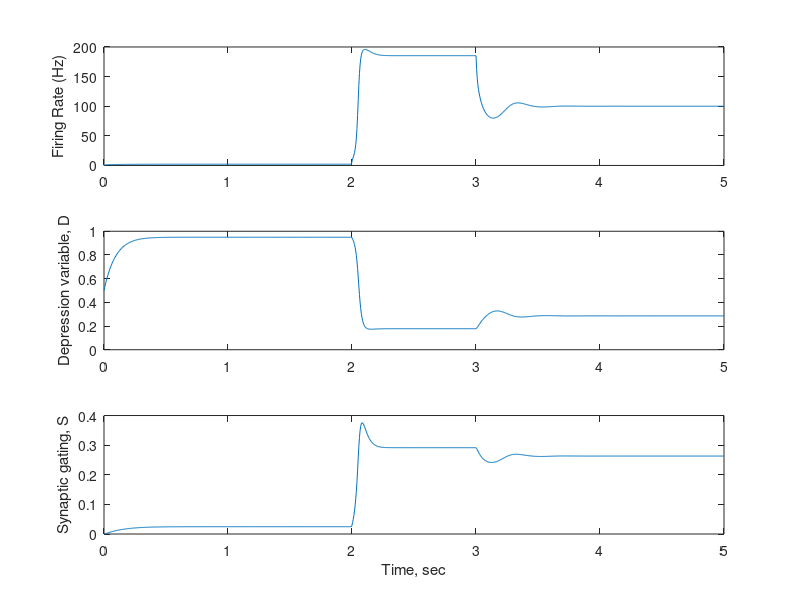

Here is the MATLAB script that generated this plot:
% recurrent.m
% Discrete short-term memory rate-model code

dt = 0.005;
tmax = 5.0;
t = 0:dt:tmax;      % Time vector

Ncells = 1;         % Number of neurons in code

Wrecurrent = 19.0;  % Strength of connection from one group to itself
Wasym = 1;          % Strength of connection from one group to another

rmax0 = 200;        % Maximum firing rate
Ith0 = 5;           % Current needed for half-maximal firing
Iwidth0 = 1;        % ow far from threshold you need to be for rate to change

taus = 0.050;       % Time constant for synapse
taud = 0.1;        % Time constant for depression
taum = 0.010;       % Time constant for change in firing rate

Iapp0 = 2;          % Applied current 
Istart = 2.0;       % Time to start applied current
Iend = 3.0;         % Time to finish appplied current

p0 = 0.25;           % Base release probability of vesicles
sfrac = 1.0;        % Maximum proportion of receptors activated by a vesicle release

r = zeros(Ncells,length(t));    % Firing rate for each cell at all time points
D = zeros(Ncells,length(t));    % Depression variable for each cell at all time points
S = zeros(Ncells,length(t));    % Synaptic gating variable for each cell at all time points
Iapp = zeros(Ncells,length(t)); % Applied current for each cell at all time points

imin = min(round(Istart/dt)+1,length(t));   % Index of time for applied current
imax = min(round(Iend/dt)+1,length(t));     % Index of time to end applied current

for i = imin:imax
    for cell = 1:Ncells             % Note in this code there is only one cell
        Iapp(cell,i) = Iapp0;       % Give the applied current between imin and imax
    end
end

W = zeros(Ncells,Ncells);           % W is the weight matrix: strength of connections
for cell1 = 1:Ncells                % Recall only one cell here, so W(1,1) is all that is used
    for cell2 = 1:Ncells
        W(cell1,cell2) = Wasym;     % Set all connections to Wasym
    end
    W(cell1,cell1) = Wrecurrent;    % This is the strength of self-connections and replaces the other value 
end

rmax = rmax0*ones(Ncells,1);        % These lines give all cells the same firing rate curves
Ith = Ith0*ones(Ncells,1);
Iwidth = Iwidth0*ones(Ncells,1);

for cell = 1: Ncells                % Set the initial conditions for each cell the same
    r(cell,1) = 0.0;
    D(cell,1) = 0.5;
    S(cell,1) = 0.0;
end

for i = 2:length(t)                                 % Now integrate through time
        
    I = S(:,i-1)*W+Iapp(:,i);                       % I depends on feedback (S*W) and applied current
                              % S(:,i-1) is the vector of synaptic gating
                              % from the previous time step for all cells
                              % This gets multiplied by the weight matrix
                              % to give total feedback current.
                                                    
    rinf = rmax./(1.+exp(-(I-Ith)/Iwidth));         % Firing rate curve gives the steady state r
    r(:,i) = rinf + (r(:,i-1)-rinf)*exp(-dt/taum);  % Update r from the previous timestep
    
    Dinf = 1./(1.+p0*r(:,i)*taud);                  % Steady state value of D for Poisson spiking
    D(:,i) = Dinf + ( D(:,i-1)-Dinf).*exp(-dt*(p0*r(:,i)+1/taud));  % Update with adjusted time constant
    
    Sinf = sfrac*p0*r(:,i).*D(:,i)*taus./(1.0+sfrac*p0*r(:,i).*D(:,i)*taus); % Steady state value of 
                              % synaptic gating vatiable assuming vesicle
                              % release at a rate p0*r*D
    S(:,i) = Sinf + ( S(:,i-1)-Sinf).*exp(-dt*(sfrac*p0*r(:,i)*D(:,i)+1/taus)); % update S with adjusted tau

end % continue to next time step


for cell = 1:Ncells 
    subplot(3,Ncells,cell)
    plot(t,r(cell,:))               % Plot rate of the cell as a function of time
    ylabel('Firing Rate (Hz)')
    subplot(3,Ncells,Ncells+cell)
    plot(t,D(cell,:))               % Plot depression variable as a function of time
    ylabel('Depression variable, D')
    subplot(3,Ncells,2*Ncells+cell)
    plot(t,S(cell,:))               % Plot synaptic gating as a function of time
    ylabel('Synaptic gating, S')
    xlabel('Time, sec')
end
